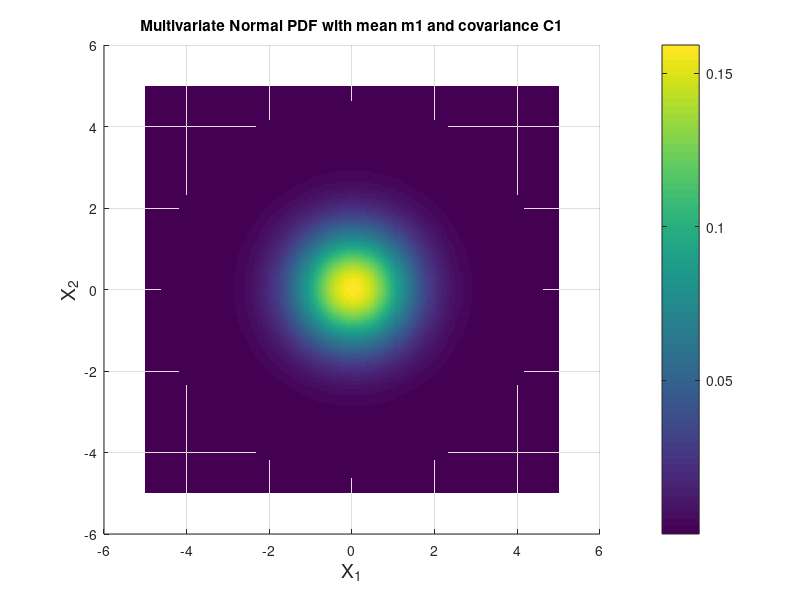
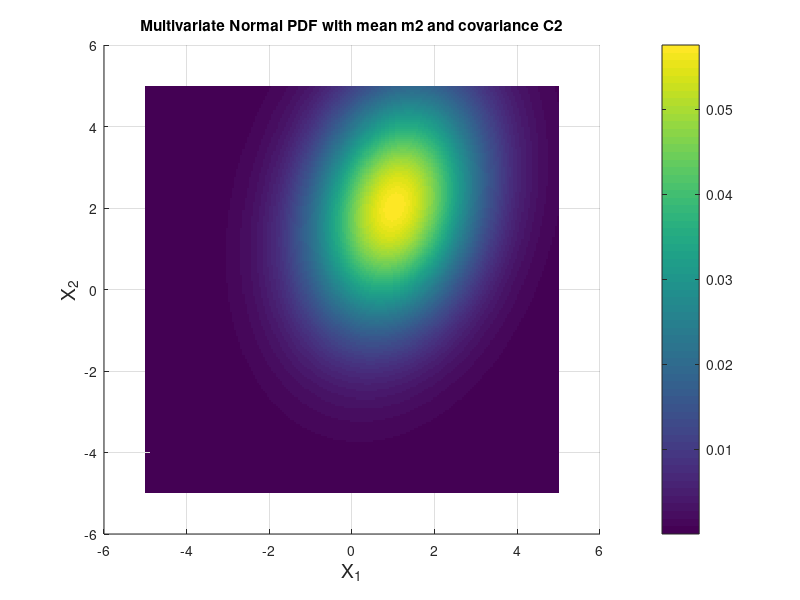
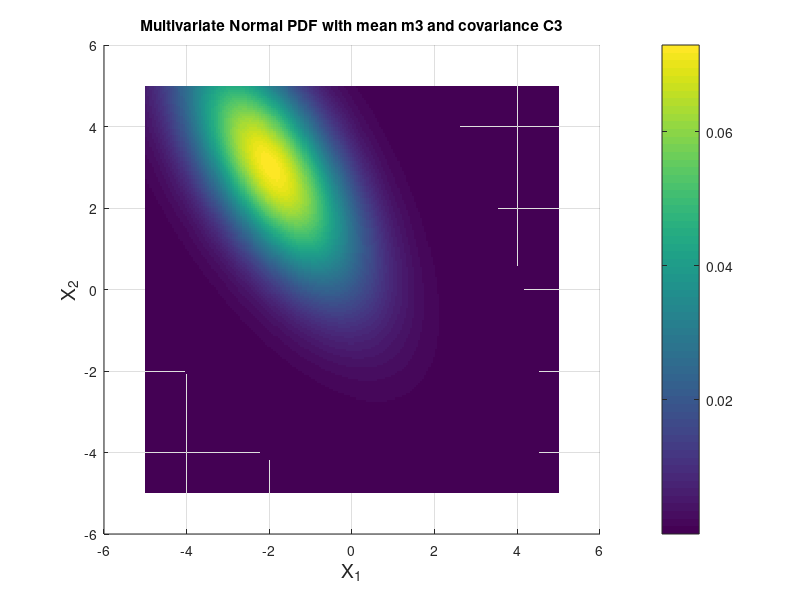

Write the MATLAB code that produced these figures, in order.
%Lec13_mvnpdfdemo.m
clc,clear,close all

%define mesh grid of x1 and x2 values for pdf plot
[X1,X2] = meshgrid(-5:0.05:5);
Xgrid = [X1(:),X2(:)];

%%define mean vectors and covariance matrices for different Gaussian pdfs
m1 = [0,0];
C1 = eye(2);

m2 = [1,2];
C2 = [2 0.6; 
      0.6 4];
  
m3 = [-2,3];  
C3=  [2 -1.8;
     -1.8 4];

%%calculate different pdf values on mesh grid
pxy1 = reshape( mvnpdf(Xgrid,m1,C1) , size(X1)); 

pxy2 = reshape( mvnpdf(Xgrid,m2,C2) , size(X1));

pxy3 = reshape( mvnpdf(Xgrid,m3,C3) , size(X1));

%%plot results as pdf surface "heat map"
figure(),
surf(X1,X2,pxy1,'EdgeColor','none'), 
view(2), xlabel('X_1','FontSize',14),ylabel('X_2','FontSize',14)
colorbar
title('Multivariate Normal PDF with mean m1 and covariance C1')

figure(),
surf(X1,X2,pxy2,'EdgeColor','none'), 
view(2), xlabel('X_1','FontSize',14),ylabel('X_2','FontSize',14),
colorbar
title('Multivariate Normal PDF with mean m2 and covariance C2')

figure(),
surf(X1,X2,pxy3,'EdgeColor','none'), 
view(2), xlabel('X_1','FontSize',14),ylabel('X_2','FontSize',14),
colorbar
title('Multivariate Normal PDF with mean m3 and covariance C3')